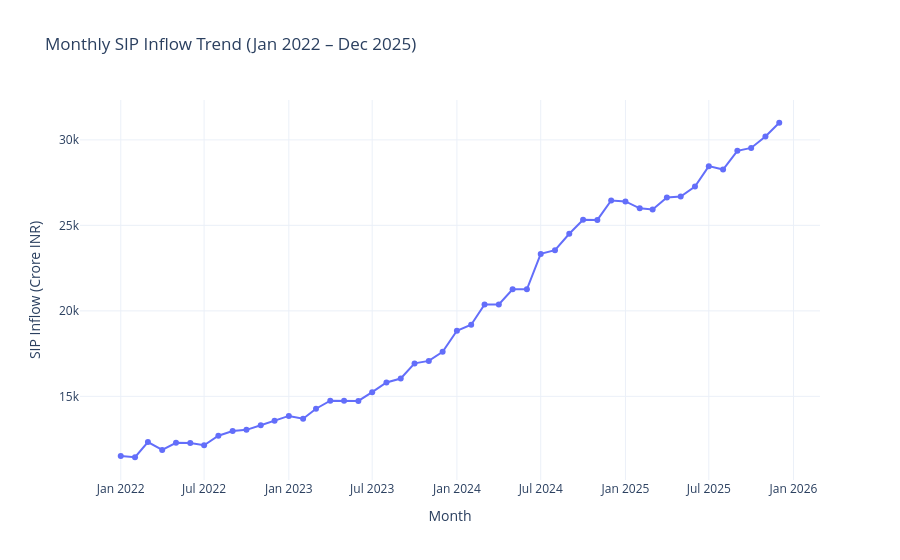
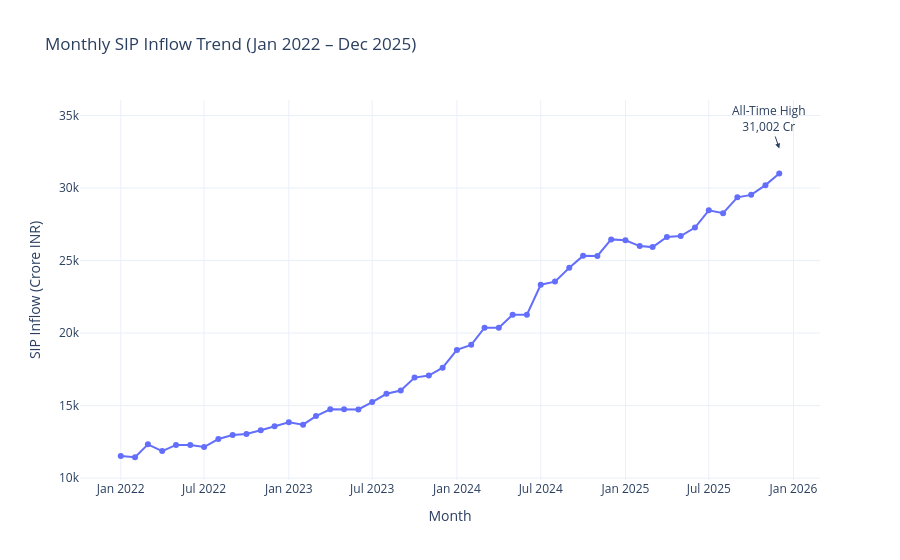

Notebook code cell kept with these figures, in order:
### Code cell
# ==========================================================
# Check Monthly SIP Dataset
# ==========================================================

display(sip_df.head())

print("\nColumns:")
print(sip_df.columns.tolist())

print("\nDate Range:")
print(sip_df["month"].min())
print(sip_df["month"].max())

print("\nNumber of Records:")
print(len(sip_df))

import plotly.express as px
# ==========================================================
# Monthly SIP Inflow Trend (2022–2025)
# ==========================================================

fig = px.line(
    sip_df,
    x="month",
    y="sip_inflow_crore",
    markers=True,
    title="Monthly SIP Inflow Trend (Jan 2022 – Dec 2025)"
)

fig.update_layout(
    xaxis_title="Month",
    yaxis_title="SIP Inflow (Crore INR)",
    template="plotly_white"
)

fig.show()

# Cari nilai SIP tertinggi
max_row = sip_df.loc[sip_df["sip_inflow_crore"].idxmax()]

fig = px.line(
    sip_df,
    x="month",
    y="sip_inflow_crore",
    markers=True,
    title="Monthly SIP Inflow Trend (Jan 2022 – Dec 2025)"
)

fig.add_annotation(
    x=max_row["month"],
    y=max_row["sip_inflow_crore"],
    text=f"All-Time High<br>{max_row['sip_inflow_crore']:,.0f} Cr",
    showarrow=True,
    arrowhead=2,
    yshift=25
)

fig.update_layout(
    xaxis_title="Month",
    yaxis_title="SIP Inflow (Crore INR)",
    template="plotly_white"
)

fig.show()
fig.write_image(
    FIGURE_PATH / "sip_inflow_trend_plotly.png",
    width=1200,
    height=600
)

### Figure 1 — Plotly figure (JSON) as saved in the notebook; plotly's stock layout.template omitted (floating-point values rounded to 4 significant figures)
{"data": [{"hovertemplate": "month=%{x}<br>sip_inflow_crore=%{y}<extra></extra>", "legendgroup": "", "line": {"color": "#636efa", "dash": "solid"}, "marker": {"symbol": "circle"}, "mode": "lines+markers", "name": "", "orientation": "v", "showlegend": false, "type": "scatter", "x": ["2022-01-01T00:00:00", "2022-02-01T00:00:00", "2022-03-01T00:00:00", "2022-04-01T00:00:00", "2022-05-01T00:00:00", "2022-06-01T00:00:00", "2022-07-01T00:00:00", "2022-08-01T00:00:00", "2022-09-01T00:00:00", "2022-10-01T00:00:00", "2022-11-01T00:00:00", "2022-12-01T00:00:00", "2023-01-01T00:00:00", "2023-02-01T00:00:00", "2023-03-01T00:00:00", "2023-04-01T00:00:00", "2023-05-01T00:00:00", "2023-06-01T00:00:00", "2023-07-01T00:00:00", "2023-08-01T00:00:00", "2023-09-01T00:00:00", "2023-10-01T00:00:00", "2023-11-01T00:00:00", "2023-12-01T00:00:00", "2024-01-01T00:00:00", "2024-02-01T00:00:00", "2024-03-01T00:00:00", "2024-04-01T00:00:00", "2024-05-01T00:00:00", "2024-06-01T00:00:00", "2024-07-01T00:00:00", "2024-08-01T00:00:00", "2024-09-01T00:00:00", "2024-10-01T00:00:00", "2024-11-01T00:00:00", "2024-12-01T00:00:00", "2025-01-01T00:00:00", "2025-02-01T00:00:00", "2025-03-01T00:00:00", "2025-04-01T00:00:00", "2025-05-01T00:00:00", "2025-06-01T00:00:00", "2025-07-01T00:00:00", "2025-08-01T00:00:00", "2025-09-01T00:00:00", "2025-10-01T00:00:00", "2025-11-01T00:00:00", "2025-12-01T00:00:00"], "xaxis": "x", "y": [11517, 11438, 12328, 11863, 12286, 12276, 12140, 12694, 12976, 13040, 13306, 13573, 13856, 13687, 14276, 14749, 14749, 14734, 15245, 15814, 16042, 16928, 17073, 17610, 18838, 19187, 20371, 20371, 21262, 21262, 23332, 23547, 24509, 25323, 25320, 26459, 26400, 25999, 25926, 26632, 26688, 27274, 28464, 28265, 29361, 29529, 30200, 31002], "yaxis": "y"}], "layout": {"legend": {"tracegroupgap": 0}, "title": {"text": "Monthly SIP Inflow Trend (Jan 2022 – Dec 2025)"}, "xaxis": {"anchor": "y", "domain": [0, 1], "title": {"text": "Month"}}, "yaxis": {"anchor": "x", "domain": [0, 1], "title": {"text": "SIP Inflow (Crore INR)"}}}}

### Figure 2 — Plotly figure (JSON) as saved in the notebook; plotly's stock layout.template omitted (floating-point values rounded to 4 significant figures)
{"data": [{"hovertemplate": "month=%{x}<br>sip_inflow_crore=%{y}<extra></extra>", "legendgroup": "", "line": {"color": "#636efa", "dash": "solid"}, "marker": {"symbol": "circle"}, "mode": "lines+markers", "name": "", "orientation": "v", "showlegend": false, "type": "scatter", "x": ["2022-01-01T00:00:00", "2022-02-01T00:00:00", "2022-03-01T00:00:00", "2022-04-01T00:00:00", "2022-05-01T00:00:00", "2022-06-01T00:00:00", "2022-07-01T00:00:00", "2022-08-01T00:00:00", "2022-09-01T00:00:00", "2022-10-01T00:00:00", "2022-11-01T00:00:00", "2022-12-01T00:00:00", "2023-01-01T00:00:00", "2023-02-01T00:00:00", "2023-03-01T00:00:00", "2023-04-01T00:00:00", "2023-05-01T00:00:00", "2023-06-01T00:00:00", "2023-07-01T00:00:00", "2023-08-01T00:00:00", "2023-09-01T00:00:00", "2023-10-01T00:00:00", "2023-11-01T00:00:00", "2023-12-01T00:00:00", "2024-01-01T00:00:00", "2024-02-01T00:00:00", "2024-03-01T00:00:00", "2024-04-01T00:00:00", "2024-05-01T00:00:00", "2024-06-01T00:00:00", "2024-07-01T00:00:00", "2024-08-01T00:00:00", "2024-09-01T00:00:00", "2024-10-01T00:00:00", "2024-11-01T00:00:00", "2024-12-01T00:00:00", "2025-01-01T00:00:00", "2025-02-01T00:00:00", "2025-03-01T00:00:00", "2025-04-01T00:00:00", "2025-05-01T00:00:00", "2025-06-01T00:00:00", "2025-07-01T00:00:00", "2025-08-01T00:00:00", "2025-09-01T00:00:00", "2025-10-01T00:00:00", "2025-11-01T00:00:00", "2025-12-01T00:00:00"], "xaxis": "x", "y": [11517, 11438, 12328, 11863, 12286, 12276, 12140, 12694, 12976, 13040, 13306, 13573, 13856, 13687, 14276, 14749, 14749, 14734, 15245, 15814, 16042, 16928, 17073, 17610, 18838, 19187, 20371, 20371, 21262, 21262, 23332, 23547, 24509, 25323, 25320, 26459, 26400, 25999, 25926, 26632, 26688, 27274, 28464, 28265, 29361, 29529, 30200, 31002], "yaxis": "y"}], "layout": {"annotations": [{"arrowhead": 2, "showarrow": true, "text": "All-Time High<br>31,002 Cr", "x": "2025-12-01T00:00:00", "y": 31002, "yshift": 25}], "legend": {"tracegroupgap": 0}, "title": {"text": "Monthly SIP Inflow Trend (Jan 2022 – Dec 2025)"}, "xaxis": {"anchor": "y", "domain": [0, 1], "title": {"text": "Month"}}, "yaxis": {"anchor": "x", "domain": [0, 1], "title": {"text": "SIP Inflow (Crore INR)"}}}}
